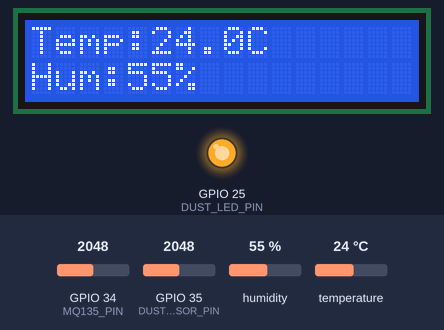
The sketch below on a simulated ESP32. Shown: 16×2 character LCD, output pins drawn as LEDs (lit = HIGH). The test bench sets the inputs (shaded band); at power-on: GPIO 34 (MQ135_PIN) = 2048, humidity 55 %, GPIO 35 (DUST_SENSOR_PIN) = 2048, temperature 24 °C. WiFi joins after 1.5 s; servers stay silent unless stated; random numbers use the default seed unless the sketch sets one; no MQTT or app messages arrive unless stated; what the sketch prints to the serial monitor is not drawn.

Above: at 5.7 s.
5.8 s: GPIO 34 (MQ135_PIN) set to 2866
At 10.9 s:
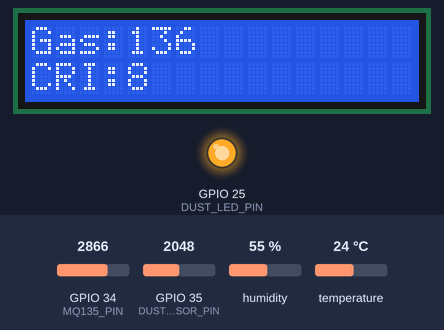
16.6 s: humidity set to 22 %
At 21.1 s:
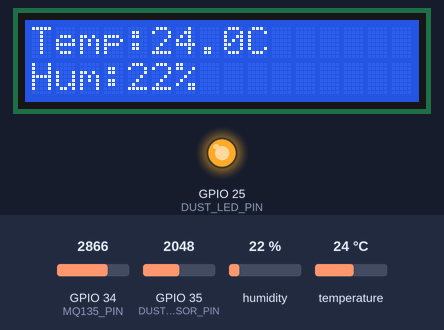
26.5 s: GPIO 35 (DUST_SENSOR_PIN) set to 2866
At 31.4 s:
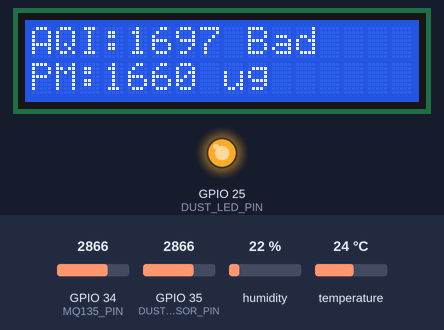
36.5 s: GPIO 35 (DUST_SENSOR_PIN) set to 3040
At 46.3 s:
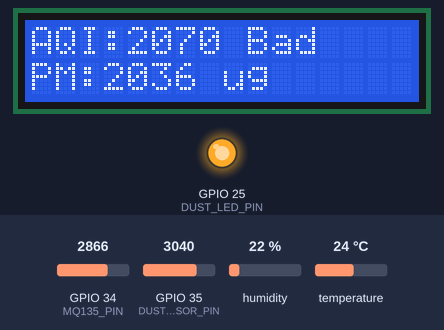
46.6 s: temperature set to 12 °C
At 51.4 s:
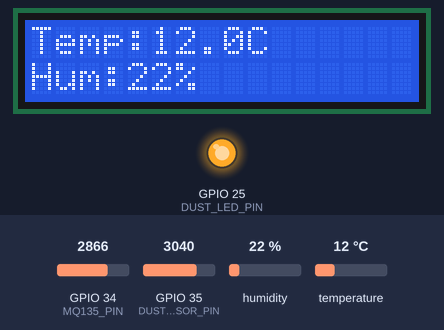
56.5 s: humidity set to 40 %
At 66.6 s:
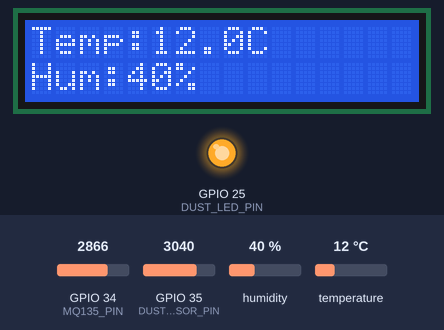
Timing chart, 0 to 67.6 s (numbered marks = the images above; inputs shaded):
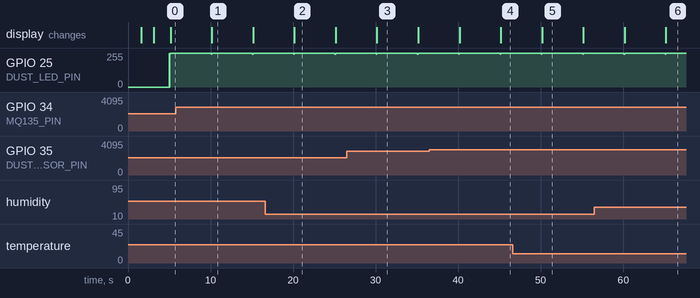

The sketch:

esp32code.ino
```cpp
#include <WiFi.h>
#include <PubSubClient.h>
#include <DHT.h>
#include <math.h>
#include <Wire.h>
#include <LiquidCrystal_I2C.h>

// ================= WIFI =================
const char* ssid = "12345678";
const char* password = "12345678";

// ================= MQTT =================
const char* mqtt_server = "broker.hivemq.com";
const int mqtt_port = 1883;
const char* topic = "air-quality/data";

WiFiClient espClient;
PubSubClient client(espClient);

// ================= LCD =================
LiquidCrystal_I2C lcd(0x27, 16, 2);

// ================= SENSORS =================
#define MQ135_PIN 34
#define DHT_PIN 27
#define DHT_TYPE DHT11

#define DUST_LED_PIN 25
#define DUST_SENSOR_PIN 35

DHT dht(DHT_PIN, DHT_TYPE);

// ================= FILTER =================
#define WINDOW 6
float pmBuf[WINDOW] = {0};
float mqBuf[WINDOW] = {0};
int bufIndex = 0;

// ================= TIMING =================
unsigned long lastSend = 0;
const int interval = 5000;

int screenIndex = 0;
unsigned long lastScreenChange = 0;

// ================= EXPOSURE =================
float exposure = 0;
unsigned long lastTime = 0;

// ================= SETUP =================
void setup() {
  Serial.begin(115200);

  dht.begin();
  pinMode(DUST_LED_PIN, OUTPUT);

  setupWiFi();
  client.setServer(mqtt_server, mqtt_port);

  lcd.init();
  lcd.backlight();
  lcd.setCursor(0, 0);
  lcd.print("Air Monitor");
  lcd.setCursor(0, 1);
  lcd.print("Calibrated");
  delay(1500);
  lcd.clear();

  lastTime = millis();
}

// ================= LOOP =================
void loop() {
  if (!client.connected()) reconnectMQTT();
  client.loop();

  unsigned long now = millis();

  if (now - lastSend > interval) {
    lastSend = now;

    float pm25 = readPM25();
    float mqRaw = analogRead(MQ135_PIN);

    float temp = dht.readTemperature();
    float humidity = dht.readHumidity();

    if (isnan(temp) || isnan(humidity)) return;

    // ================= FILTER =================
    pm25 = movingAverage(pmBuf, pm25);
    mqRaw = movingAverage(mqBuf, mqRaw);
    bufIndex = (bufIndex + 1) % WINDOW;

    // ================= MQ (FIXED SCALING) =================
    float mqScore = (mqRaw / 600.0) * 100.0;
    mqScore = constrain(mqScore, 0, 150);

    // ================= AQI =================
    float aqi = computeAQI(pm25);
    String category = getAQICategory(aqi);

    float uaqs = 0.9 * aqi + 0.1 * mqScore;

    // ================= EXPOSURE =================
    float deltaTime = (now - lastTime) / 3600000.0;
    lastTime = now;

    float decay = exp(-deltaTime);
    exposure = exposure * decay + (uaqs * deltaTime);

    float cri = constrain(exposure * 10.0, 0, 100);

    // ================= MQTT =================
    String payload = "{";
    payload += "\"pm25\":" + String(pm25, 2) + ",";
    payload += "\"aqi\":" + String(aqi, 2) + ",";
    payload += "\"mq_score\":" + String(mqScore, 2) + ",";
    payload += "\"uaqs\":" + String(uaqs, 2) + ",";
    payload += "\"cri\":" + String(cri, 2) + ",";
    payload += "\"temp\":" + String(temp, 2) + ",";
    payload += "\"humidity\":" + String(humidity, 2) + ",";
    payload += "\"exposure\":" + String(exposure, 4) + ",";
    payload += "\"timestamp\":" + String(millis());
    payload += "}";

    Serial.println(payload);
    client.publish(topic, payload.c_str());

    // ================= LCD =================
    if (millis() - lastScreenChange > 3000) {
      lastScreenChange = millis();
      screenIndex = (screenIndex + 1) % 3;
      lcd.clear();
    }

    if (screenIndex == 0) {
      lcd.setCursor(0, 0);
      lcd.print("AQI:");
      lcd.print((int)aqi);
      lcd.print(" ");
      lcd.print(category.substring(0, 6));

      lcd.setCursor(0, 1);
      lcd.print("PM:");
      lcd.print((int)pm25);
      lcd.print(" ug");
    }
    else if (screenIndex == 1) {
      lcd.setCursor(0, 0);
      lcd.print("Temp:");
      lcd.print(temp, 1);
      lcd.print("C");

      lcd.setCursor(0, 1);
      lcd.print("Hum:");
      lcd.print((int)humidity);
      lcd.print("%");
    }
    else {
      lcd.setCursor(0, 0);
      lcd.print("Gas:");
      lcd.print((int)mqScore);

      lcd.setCursor(0, 1);
      lcd.print("CRI:");
      lcd.print((int)cri);
    }
  }
}

// ================= PM2.5 =================
float readPM25() {
  float sum = 0;

  for (int i = 0; i < 10; i++) {
    digitalWrite(DUST_LED_PIN, LOW);
    delayMicroseconds(300);

    int raw = analogRead(DUST_SENSOR_PIN);
    sum += raw;

    digitalWrite(DUST_LED_PIN, HIGH);
    delayMicroseconds(10000);
  }

  float avgRaw = sum / 10.0;
  float voltage = avgRaw * (3.3 / 4095.0);

  // 🔥 FINAL CALIBRATED OFFSET (based on your real readings)
  float dustDensity = (voltage - 0.10) * 1000.0;

  if (dustDensity < 0) dustDensity = 0;

  return dustDensity;
}

// ================= CORRECT AQI =================
float computeAQI(float pm) {
  float Ihi, Ilo, BPhi, BPlo;

  if (pm <= 12) { BPlo=0; BPhi=12; Ilo=0; Ihi=50; }
  else if (pm <= 35.4) { BPlo=12.1; BPhi=35.4; Ilo=51; Ihi=100; }
  else if (pm <= 55.4) { BPlo=35.5; BPhi=55.4; Ilo=101; Ihi=150; }
  else if (pm <= 150.4) { BPlo=55.5; BPhi=150.4; Ilo=151; Ihi=200; }
  else { BPlo=150.5; BPhi=250.4; Ilo=201; Ihi=300; }

  return ((Ihi - Ilo)/(BPhi - BPlo)) * (pm - BPlo) + Ilo;
}

// ================= CATEGORY =================
String getAQICategory(float aqi) {
  if (aqi <= 50) return "Good";
  else if (aqi <= 100) return "Moderate";
  else if (aqi <= 150) return "Unhealthy";
  else return "Bad";
}

// ================= FILTER =================
float movingAverage(float *buffer, float value) {
  buffer[bufIndex] = value;
  float sum = 0;
  for (int i = 0; i < WINDOW; i++) sum += buffer[i];
  return sum / WINDOW;
}

// ================= WIFI =================
void setupWiFi() {
  WiFi.begin(ssid, password);
  while (WiFi.status() != WL_CONNECTED) delay(500);
}

// ================= MQTT =================
void reconnectMQTT() {
  while (!client.connected()) {
    String clientId = "ESP32-" + String(random(10000));
    if (!client.connect(clientId.c_str())) delay(3000);
  }
}
```

Measured:
- by itself, GPIO 25 (DUST_LED_PIN): alternates 255/255 for 4.9 s and 244/255 for 0.08 s
- what the display in image 1 shows lasts 5.0 s, from 10.2 s to 15.2 s
